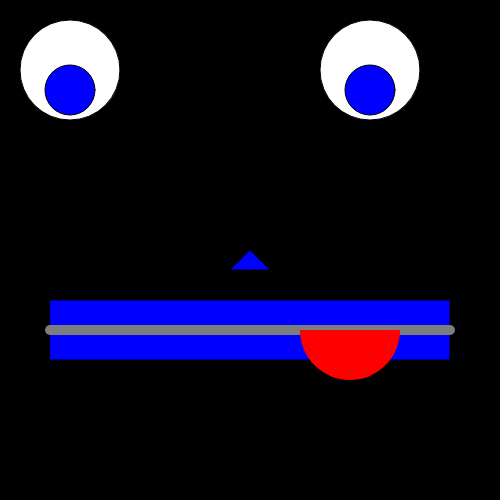
Frame 1 (no input)
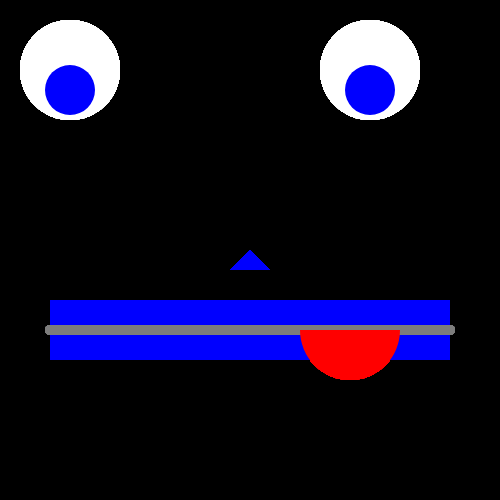
Frame 60 (no input)
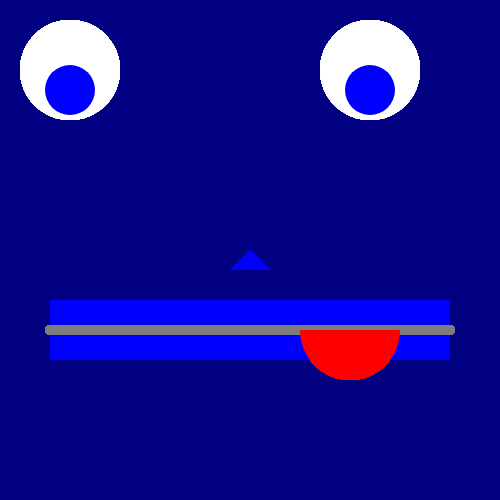
Frame 120 (the mouse pressed at the canvas centre since frame 60)

The p5.js sketch that drew these frames (run headless with seeded random() and noise() and a simulated clock; from frame 60 on, the mouse is pressed at the canvas centre):

// p5.js sketch
// ── sketch.js
var num = 100;
var num2 = 50;
var trex = 1000;
var message = "hello";
var anothermessage = "goodbye";
var booleanVar = true;
var booleanVar2 = false;
var mouthX= 50;
var mouthy= 300;
var mouthW = 400;
var mouthH = 60;
var eye1X = 70;
var eye1Y = 70;

var eye2offset = 300;
var pupilOffset = 20;


function setup() {
console.log(num);
console.log(num + num2);
console.log(num * num2);
console.log(num/num2);
    
console.log(message + trex);

//this is not going to work
console.log(message * trex);
//this will also not work
//console.log(message/trek)
    
    createCanvas (500,500);
    background(0,0,0);
    
console.log(width + "" + height);

    
    
/* 
if you want to write more stuff,
use a multi-line
comment
*/
    
    
var message2 = "this only works in the setup";
console.log(message2);

}

function draw() {
    fill(255);
//  console.log(num);
//console.log(message2);
//    var message3 ="this only works in the draw";

    //x, y, width, height
    
    //eye1
    ellipse(70,70,100,100);
    fill(0,0,255);
    ellipse(eye1X, eye1Y + pupilOffset, 50,50);
    
    //nose
    triangle(width/2, height/2,(width/2)+20,(height/2)+20,(width/2)-20,(height/2)+20);
    
    //eye2
    fill(255);
    ellipse(eye1X + eye2offset, eye1Y, 100,100);
    fill(0,0,255);
    ellipse(eye1X + eye2offset, eye1Y + pupilOffset, 50,50);
    
    //mouth
    rect(mouthX, mouthy, mouthW, mouthH);
    stroke(125);
    strokeWeight(10);
    line(mouthX, mouthy + mouthH/2, mouthX + mouthW, mouthy + mouthH/2);
    noStroke();
    
    fill('red');
    arc(width/2 +100 ,330,100,100,0, PI);
    
    
    

    
}

function mousePressed(){
    background('navy');
    
}
